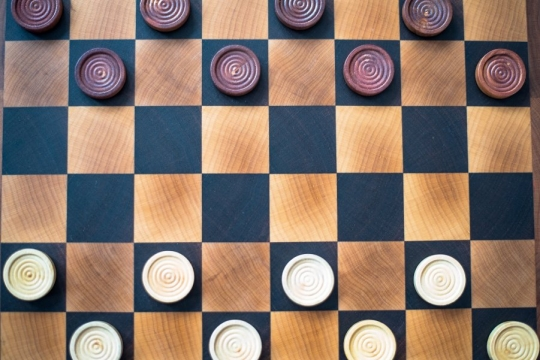
//> input picture src/classes/exercises04/a6_hough_transform/damas.jpg, 540 x 360 px, given in place of the camera
$ ./main   (built with g++ and OpenCV 4)
//> lines starting //> are read from the running program, lines starting //| are printed output that depends on the picture

#include "opencv2/imgproc/imgproc.hpp"
#include "opencv2/highgui/highgui.hpp"
#include <stdlib.h>
#include <stdio.h>

using namespace std;
using namespace cv;

//http://docs.opencv.org/2.4/doc/tutorials/imgproc/imgtrans/sobel_derivatives/sobel_derivatives.html

int main(int argc, char **argv) {
    VideoCapture cap(0); // open the default camera
    if(!cap.isOpened())  // check if we succeeded
        return -1;

    Mat src, src_gray, sobel, scharr;

    int scale = 1;
    int delta = 0;
    int ddepth = CV_16S;

    int kernel = 1;


    while (true) {
        cap >> src;
//> src is the input picture: 360 rows x 540 cols, CV_8UC3; mean B, G, R 108.6, 120.3, 139.8

        GaussianBlur( src, src, Size(3,3), 0, 0, BORDER_DEFAULT );

        /// Convert it to gray
        cvtColor( src, src_gray, CV_BGR2GRAY );
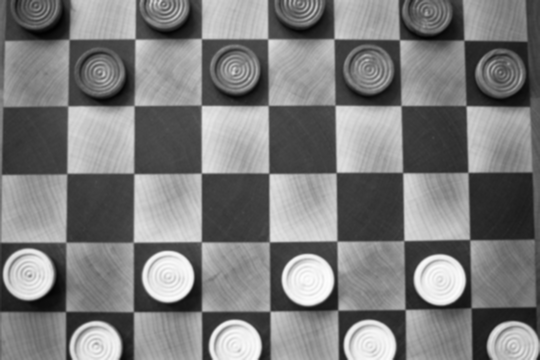
//> src_gray: 360 rows x 540 cols, CV_8UC1; min 1, max 253, mean 124.8

        /// Generate grad_x and grad_y
        Mat grad_x_sobel, grad_y_sobel,grad_x_scharr, grad_y_scharr;
        Mat abs_grad_x_sobel, abs_grad_y_sobel, abs_grad_x_scharr, abs_grad_y_scharr;

        /// Gradient X
        Scharr( src_gray, grad_x_scharr, ddepth, 1, 0, scale, delta, BORDER_DEFAULT );
        convertScaleAbs( grad_x_scharr, abs_grad_x_scharr );
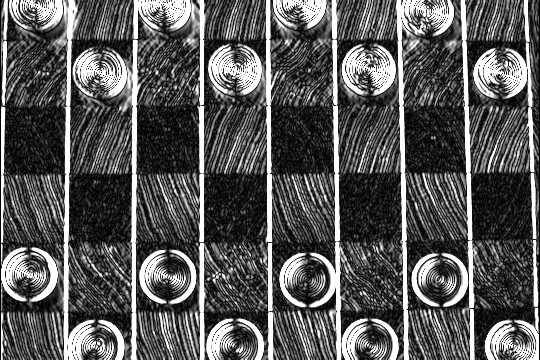
//> abs_grad_x_scharr: 360 rows x 540 cols, CV_8UC1; min 0, max 255, mean 89.2

        Sobel( src_gray, grad_x_sobel, ddepth, 1, 0, 1+kernel*2, scale, delta, BORDER_DEFAULT );
        convertScaleAbs( grad_x_sobel, abs_grad_x_sobel );

        /// Gradient Y
        Scharr( src_gray, grad_y_scharr, ddepth, 0, 1, scale, delta, BORDER_DEFAULT );
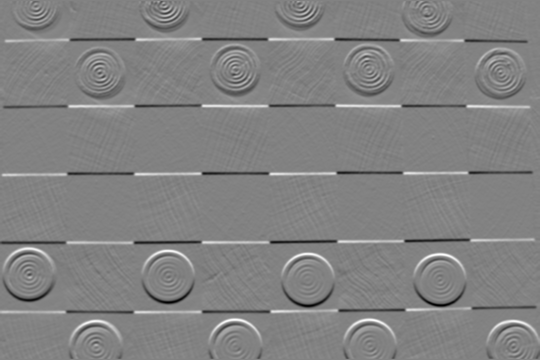
//> grad_y_scharr: 360 rows x 540 cols, CV_16SC1; min -2343, max 2247, mean 2.1; drawn with min black and max white
        convertScaleAbs( grad_y_scharr, abs_grad_y_scharr );
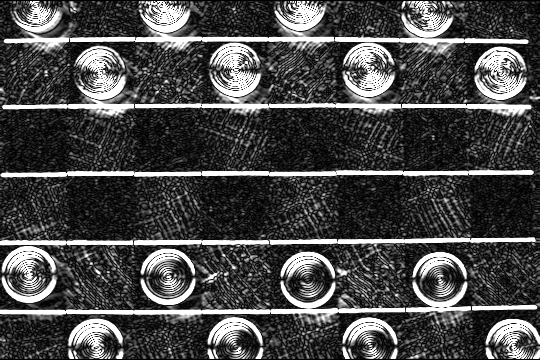
//> abs_grad_y_scharr: 360 rows x 540 cols, CV_8UC1; min 0, max 255, mean 73.7

        Sobel( src_gray, grad_y_sobel, ddepth, 0, 1, 1+kernel*2, scale, delta, BORDER_DEFAULT );
        convertScaleAbs( grad_y_sobel, abs_grad_y_sobel );

        /// Total Gradient (approximate)
        addWeighted( abs_grad_x_sobel, 0.5, abs_grad_y_sobel, 0.5, 0, sobel );
        addWeighted( abs_grad_x_scharr, 0.5, abs_grad_y_scharr, 0.5, 0, scharr );

        putText(sobel, "Sobel, kernel " + to_string(1+kernel*2), cvPoint(10, 20),FONT_HERSHEY_COMPLEX_SMALL, 1, cvScalar(255,255,255), 1, CV_AA);
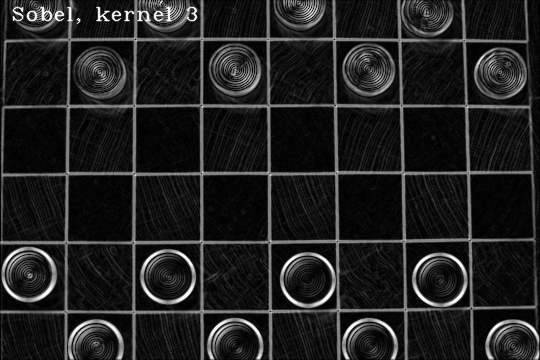
//> sobel: 360 rows x 540 cols, CV_8UC1; min 0, max 255, mean 32.9
        putText(scharr, "Scharr", cvPoint(10, 20),FONT_HERSHEY_COMPLEX_SMALL, 1, cvScalar(255,255,255), 1, CV_AA);
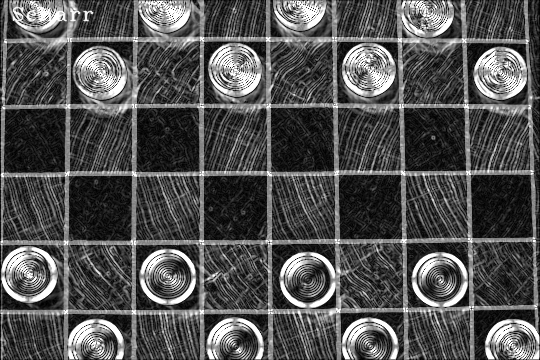
//> scharr: 360 rows x 540 cols, CV_8UC1; min 0, max 255, mean 81.6

        hconcat(sobel, scharr, sobel);
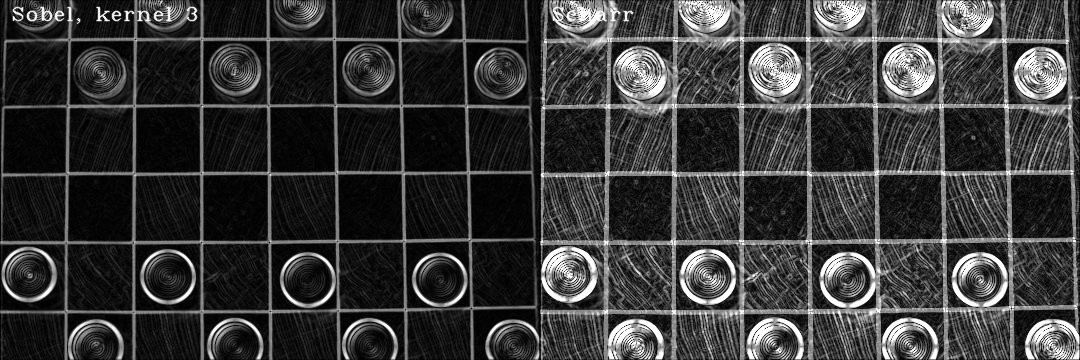
//> sobel: 360 rows x 1080 cols, CV_8UC1; min 0, max 255, mean 57.3

        imshow("image", sobel);
        createTrackbar( "scale", "image", &scale, 100 );
        createTrackbar( "Sobel Kernel Size", "image", &kernel, 3 );
        if((char)waitKey(30)=='q')
//> the 'q' key is pressed
            return 0;
//> (the program exits here)
